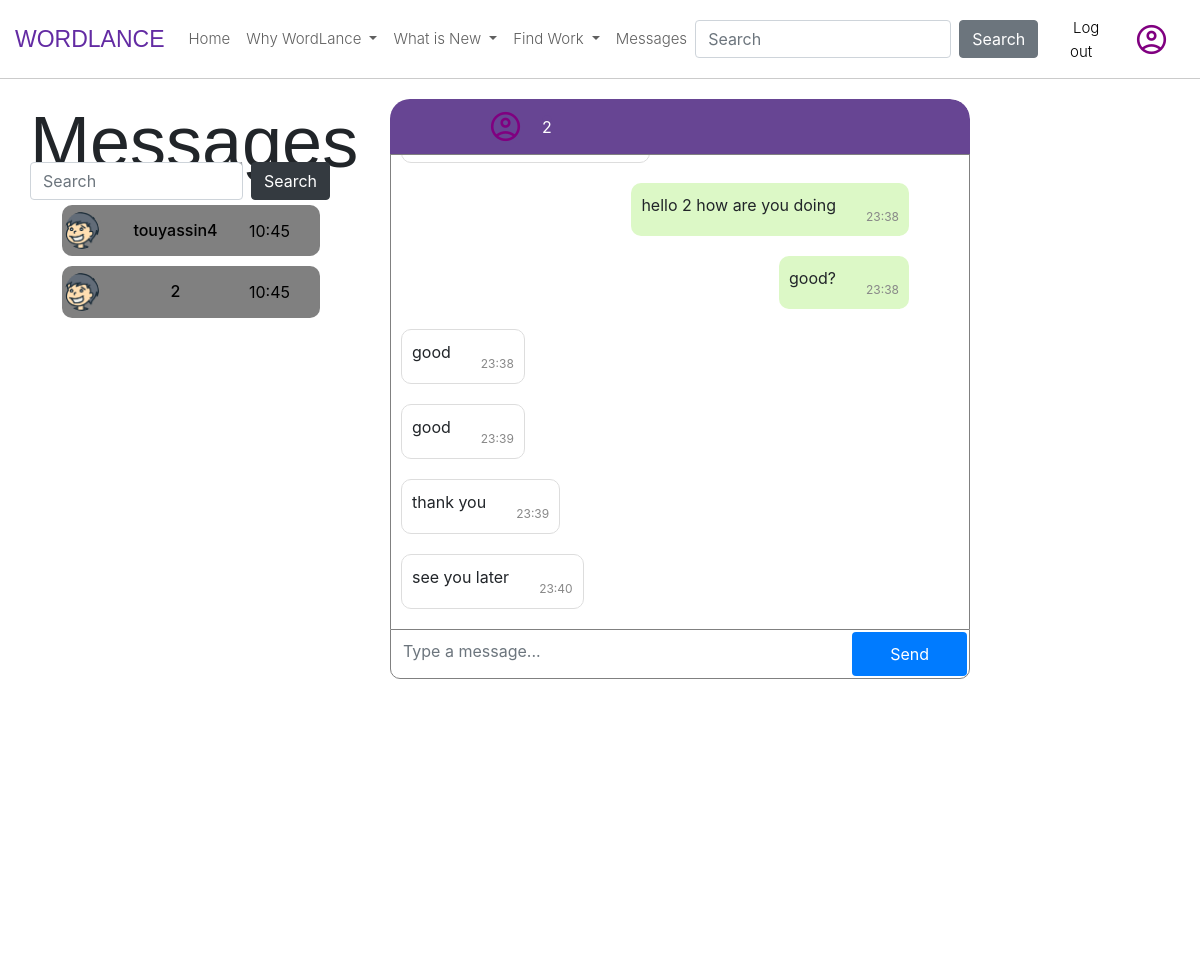
The app's page /convirsation/3 (signed in) with its own data.
### app.py (models this page shows)
class freelancers(UserMixin, db.Model):
    id = db.Column(db.Integer, primary_key=True, autoincrement=True)
    email = db.Column(db.String(50), unique=True, nullable=False)
    password = db.Column(db.String(128), nullable=False)  # Adjusted for secure hashing
    firstname = db.Column(db.String(50), nullable=False)
    lastname = db.Column(db.String(50), nullable=False)
    phone_num = db.Column(db.String(20), nullable=True)
    succeces = db.Column(db.Integer, nullable=True)
    address = db.Column(db.String(255))
    gender = db.Column(db.String(20))
    birthdate = db.Column(db.Date)
    company = db.Column(db.String(50), nullable=True)
    self_intro = db.Column(db.String(1000), nullable=False)
    profile_title = db.Column(db.String(50), nullable=False)
    price_of_work_for_hour = db.Column(db.Integer, nullable=True)
    date_created = db.Column(db.DateTime, default=datetime.utcnow)

class Message(db.Model):
    message_id = db.Column(db.Integer, primary_key=True, autoincrement=True)
    sender_client_id = db.Column(db.Integer, db.ForeignKey('clients.id'), nullable=True)
    receiver_client_id = db.Column(db.Integer, db.ForeignKey('clients.id'), nullable=True)
    content = db.Column(db.Text)
    date_posted = db.Column(db.DateTime, default=datetime.utcnow)

### app.py (the view)
@app.route('/convirsation/<int:receiver_id>', methods=['GET', 'POST'])
@login_required
def convirsation(receiver_id):
    form = messageForm()
    form2 = SearchForm()
    current_user_id = current_user.id
    if form.validate_on_submit():
        content = form.content.data
        form.content.data = ""
        new_message = Message(sender_client_id=current_user_id, receiver_client_id=receiver_id, content=content)
        db.session.add(new_message)
        db.session.commit()
    messages_sent_to_receiver = Message.query.filter(
        (Message.sender_client_id == current_user_id) &
        (Message.receiver_client_id == receiver_id)
    ).order_by(Message.date_posted).all()
    messages_received_from_receiver = Message.query.filter(
        (Message.sender_client_id == receiver_id) &
        (Message.receiver_client_id == current_user_id)
    ).order_by(Message.date_posted).all()
    all_messages = messages_sent_to_receiver + messages_received_from_receiver
    messages_dict = []
    for m in all_messages:
        is_sender = 1 if m.sender_client_id == current_user_id else 0
        messages_dict.append({
            'content': m.content,
            'date_posted': m.date_posted,
            'is_sender': is_sender
        })
    messages_dict.sort(key=lambda x: x['date_posted'])
    id = current_user.id
    thos_hwo_send_to_you = Message.query.filter(Message.receiver_client_id == current_user.id).all()
    thos_hwo_you_send_to = Message.query.filter(Message.sender_client_id == current_user.id).all()
    users = []
    for m in thos_hwo_send_to_you:
        sender = freelancers.query.filter(freelancers.id == m.sender_client_id).first()
        users.append(sender)
    for m in thos_hwo_you_send_to:
        sender = freelancers.query.filter(freelancers.id == m.receiver_client_id).first()
        users.append(sender)
    user_connect_with_now = freelancers.query.filter(freelancers.id==receiver_id).first()
    for u in users:
        k = users.count(u)
        if k > 1:
            for i in range(k - 1):
                users.remove(u)
    login = True
    return render_template("convirsation.html", login=login, form2=form2, messages=messages_dict, form=form, users=users, receiver_id=receiver_id, user_connect_with_now=user_connect_with_now)

### app.py
class messageForm(FlaskForm):
    content = StringField("Youe message: ", validators=[DataRequired()])
    submit = SubmitField("Send")

class SearchForm(FlaskForm):
    email = StringField("Youe searched: ", validators=[DataRequired()])
    search = SubmitField("Search")

### app.py (called while the page is built)
@login_manager.user_loader
def load_user(id):
    return freelancers.query.get(int(id))

@app.context_processor
def base():
    form = GlobalSearchForm()
    return dict(form=form)

### templates/convirsation.html (shortened to what this page needs)
{% extends "Base2.html" %}
{% block content %}
	<center>
        <div>
            <H1  class="display-3" style="font-family: 'Gill Sans', sans-serif; position: absolute;left: 30px;">Messages</H1>
            <form action="{{url_for('search')}}" novalidate method="POST" class="d-flex" role="search" style="max-width:300px;position: absolute;left: 30px;top: 150px;padding-top: 12px;">
                {{ form2.email(class="form-control me-2", placeholder="Search")}}
                <br>
                {{ form2.search(class="btn btn-dark ") }}
            </form>
            <div class="container" style="max-width:290px;background-color: white;position: absolute;left: 30px;top: 200px;height: 69%;border-radius: 40px;padding: 0;width: 600px;border: none;">
                 <ul>
                   {% for u in users%}
                    {% if not u.id == current_user.id %}
                        <li style="margin-left: 0;padding: 5px 0px;">
                            <div   style="background-color: gray; border-radius: 10px; padding: 4px 0px;padding-right: 30px;color: black;">
                                <a href="{{url_for('convirsation', receiver_id= u.id)}}" style="text-decoration: none;color: black;">
                                    <div style="display: flex; flex-direction: row; justify-content: space-between; align-items: center; width: 100%;">
                                        <span class="material-symbols-outlined" style="font-size:0px; color: purple;">
                                                <img src="{{ url_for('static', filename='images/profile1.png') }}" alt="Example Image" width="40px" style="border-radius:50%;margin: 0px;padding: 3px;">
                                        </span>
                                        <h5 class="user_name" style="margin: 0;text-shadow: none;font-size: 16px;">
                                            {{ u.email.split('@')[0] }}
                                        </h5>
                                        <p class="timestamp2" style="margin: 0;text-shadow: none;">10:45</p>
                                    </div>
                                </a>
                            </div>
                        </li>
                    {% endif %}
                {% endfor %}
                </ul>
            </div>
        </div>
        <div class="chat-container" style="height: 10px; overflow-y: auto;max-width: 1000px;width: 950px;border: none;display: flex;float: left;margin-bottom: 50px;">
            <div class="chat-header" style="display: flex;flex-direction: row;justify-content: center;align-items: center;background-color: #674593; border-top-left-radius: 20px; border-top-right-radius: 20px;background-color: #674593; border-top-left-radius: 20px; border-top-right-radius: 20px;" >
                <span class="material-symbols-outlined" style="font-size:35px; color: purple;">
                    <a href=" {{url_for('my_profile', user_id=receiver_id)}}" style="color: purple;padding-right: 19px;margin-left: 30px    ;">  account_circle</a>
                </span>
                <span   style="background-color: #674593; border-top-left-radius: 20px; border-top-right-radius: 20px;float: left;margin-right: 350px;">
                    {{user_connect_with_now.email.split('@')[0] }}
                </span>
            </div>
            <div class="chat-messages" id="chatMessages" style="border: 1px solid gray; border-bottom: none;">
                {% for message in messages %}
                    {% if message.is_sender %}
                        <div class="message sender">
                            {{ message.content }}
                            <span class="timestamp">{{ message.date_posted.strftime('%H:%M')  }}</span>
                        </div>
                    {% else %}
                        <div class="message receiver">
                            {{ message.content }}
                            <span class="timestamp">{{ message.date_posted.strftime('%H:%M')  }}</span>
                        </div>
                    {% endif %}
                {% endfor %}
            </div>
            <div class="chat-input" style="display: flex; flex-direction: row; padding: 2px; border:1px solid gray;border-radius: 10px;border-top-right-radius: 0;border-top-left-radius: 0;">
                <form id="chatForm" novalidate method="POST" style="display: flex; flex-direction: row; width: 100%;">
                    {{ form.content(class="form-control CW input_message", placeholder="Type a message...", style="flex: 1 1 80%; margin-right: 10px;") }}
                    <br>
                    {{ form.submit(class="btn btn-primary send_button", style="flex: 0 0 20%;") }}
                </form>
            </div>
        </div>
    </center>
{% endblock content%}

### templates/Base2.html (style rules this page uses)
@media screen and (min-width: 769px) { .container { background-color: rgb(43, 47, 50); color: white; text-shadow: 1px 1px 2px rgba(0, 0, 0, 0.7); padding: 20px; text-align: center; } }

### templates/convirsation.html (style rules this page uses)
.chat-messages { flex: 1; padding: 10px; overflow-y: auto; }
.message { margin: 10px 0; padding: 10px; border-radius: 10px; max-width: 70%; margin-right: 50px; clear: both; position: relative; display: inline-block; }
.message .timestamp { display: block; font-size: 0.75em; color: #888; margin-top: 15px; float: right; text-align: right; padding-left: 30px; }
.chat-container { padding-left: 370px; margin: 0 auto; border: 1px solid #ddd; border-radius: 20px; border-bottom-left-radius: 0; border-bottom-right-radius: 0; background-color: #fff; display: flex; flex-direction: column; min-height: 580px; }
.chat-header { background-color: #007bff; color: #fff; padding: 10px; text-align: center; }
.sender { background-color: #dcf8c6; float: right; text-align: right; }
.receiver { background-color: #fff; border: 1px solid #ddd; float: left; text-align: left; }
.chat-input { display: flex; border-top: 1px solid #ddd; }
.chat-input input { flex: 1; padding: 10px; border: none; outline: none; }

### records on screen
freelancers: email "touyassin4"
freelancers: email "2"
Message: content "hello 2 how are you doing", date_posted "23:38"
Message: content "good?", date_posted "23:38"
Message: content "good", date_posted "23:38"
Message: content "good", date_posted "23:39"
Message: content "thank you", date_posted "23:39"
Message: content "see you later", date_posted "23:40"
